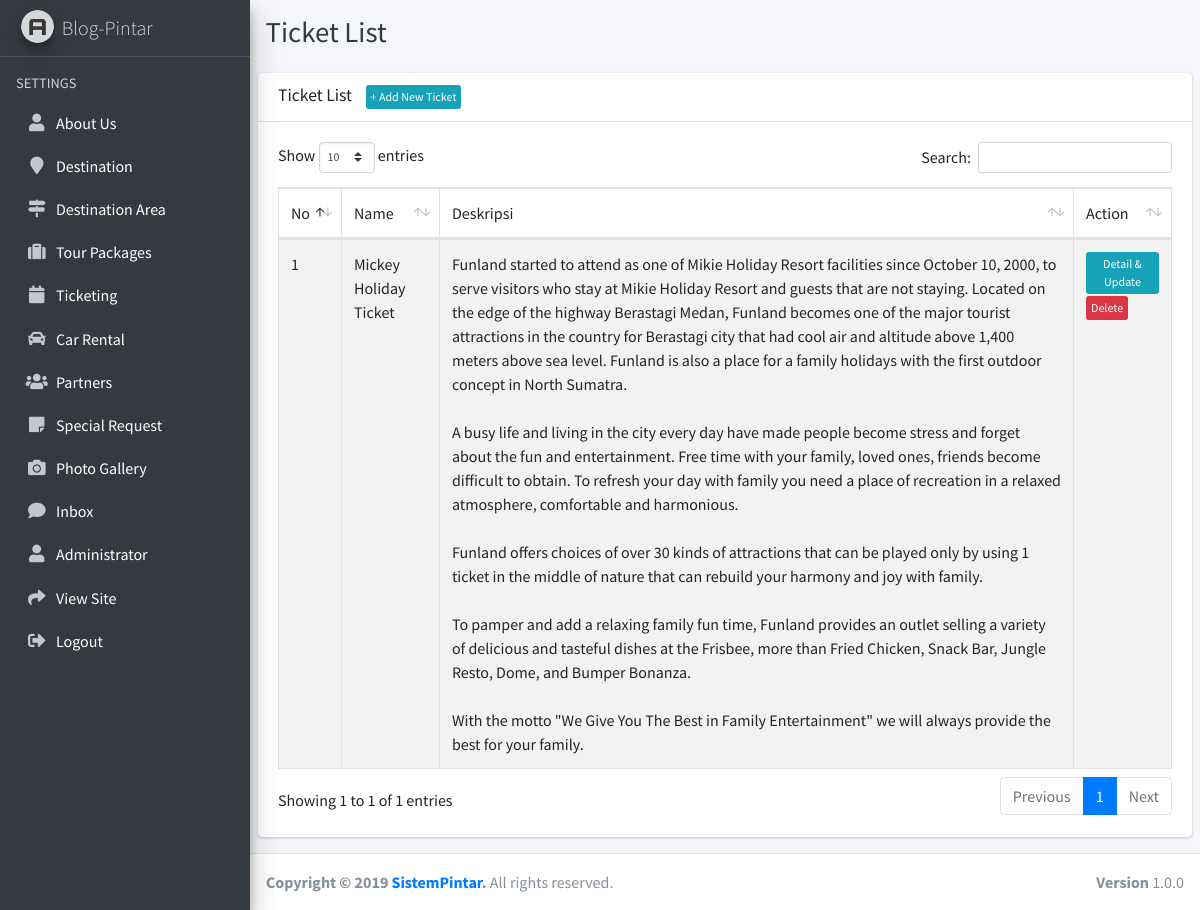
The app's page /admin/ticket/index.php (signed in) with its own data.
### tables this page shows
CREATE TABLE `ticket` (
  `id` int(10) NOT NULL,
  `nama` text DEFAULT NULL,
  `deskripsi` text DEFAULT NULL,
  `fasilitas` text NOT NULL,
  `gambar` varchar(100) DEFAULT NULL
);

### admin/ticket/index.php (the view, shortened to what this page needs)
<!DOCTYPE html>
<html>
<?php include '../adm_template/head.php'; ?>
<body class="hold-transition sidebar-mini layout-fixed">
<div class="wrapper">
  <?php include '../adm_template/sidebar.php'; ?>
  <div class="content-wrapper">
    <div class="content-header">
      <div class="container-fluid">
        <div class="row mb-2">
          <div class="col-sm-6">
            <h1 class="m-0 text-dark">Ticket List</h1>
          </div>
        </div>
      </div>
    </div>
    <section class="content">
      <div class="row">
        <div class="col-12">
          <div class="card">
            <div class="card-header">
              <h3 class="card-title">Ticket List
                <span style="margin-left: 10px;"><a href="tambah" class="btn btn-info btn-xs">+ Add New Ticket</a></span>
              </h3>
            </div>
            <div class="card-body">
              <table id="example1" class="table table-bordered table-striped">
                <thead>
                  <tr>
                    <td>No</td>
                    <td>Name</td>
                    <td>Deskripsi</td>
                    <td>Action</td>
                  </tr>
                </thead>
                <tbody>
                  <?php
                  $query_mysql = mysqli_query($koneksi,"SELECT * FROM ticket")or die(mysqli_error());
                  $nomor = 1;
                  while($data = mysqli_fetch_array($query_mysql)){
                    $idTicket = $data['id'];
                    $namaTicket = $data['nama'];
                    $deskripsiTicket = $data['deskripsi'];
                  ?>
                  <tr>
                    <td><?php echo $nomor++; ?></td>
                    <td><?php echo $namaTicket; ?></td>
                    <td><?php echo $deskripsiTicket; ?></td>
                    <td>
                      <a href='ubah?idTicket=<?php echo $idTicket; ?>' class="btn btn-info btn-xs">Detail & Update</a>
                      <a href='hapus?idTicket=<?php echo $idTicket; ?>' class="btn btn-danger btn-xs">Delete</a>
                    </td>
                  </tr>
                  <?php } ?>
                </tbody>
              </table>
            </div>
          </div>
        </div>
      </div>
    </section>
  </div>
  <?php include '../adm_template/footer.php'; ?>
</div>
</body>
</html>

### records on screen
ticket: nama "Mickey Holiday Ticket", deskripsi "Funland started to attend as one of Mikie Holiday Resort facilities since October 10, 2000, to serve visitors who stay at Mikie Holiday Resort and guests that are not staying. Located on the edge of the highway Berastagi Medan, Funland becomes one of the major tourist attractions in the country for Berastagi city that had cool air and altitude above 1,400 meters above sea level. Funland is also a place for a family holidays with the first outdoor concept in North Sumatra. A busy life and living in the city every day have made people become stress and forget about the fun and entertainment. Free time with your family, loved ones, friends become difficult to obtain. To refresh your day with…"
